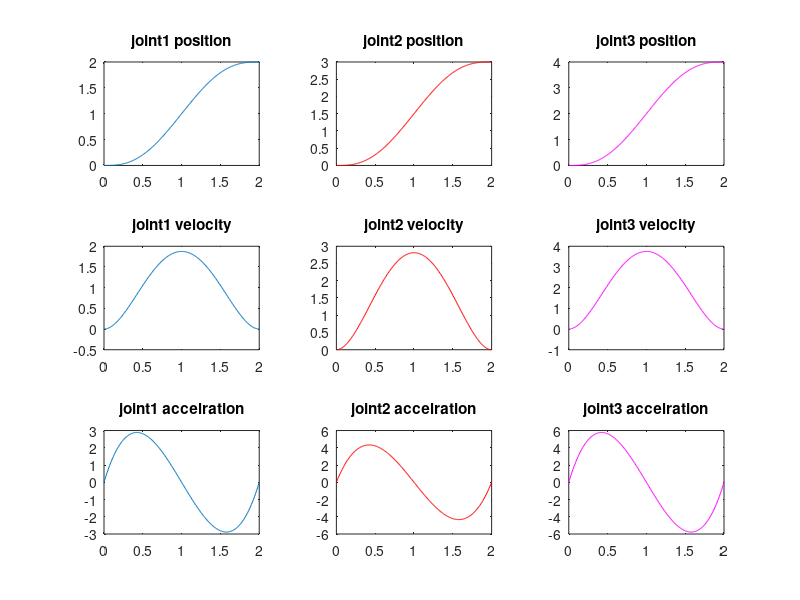

This figure's MATLAB source:
% ***************** Task(2) -- Joint trajectory (polynomial) ***************** %
% q(t) from q(0) = (0, 0, 0) to q(2) = (2, 3, 4) 
% null initial and final velocities and accelerations. (polynomial)
% **************************************************************************** %
clear


% 6 constrains so we have 5th order (quantitic)

%intial and final time
t0 = 0;
tf = 2;

% Initial joints angles
q0 = [0 0 0];
qf =[2 3 4];

% Initial velocities and accelerations
q0_dot = [0 0 0];
a0 = [0 0 0];
% Final velocities and accelerations
qf_dot = [0 0 0];
af = [0 0 0];

% Estanlishing our A matrix
A = [1 t0 t0^2 t0^3 t0^4 t0^5;
     0 1 2*t0 3*t0^2 4*t0^3 5*t0^4;
     0 0 2 6*t0 12*t0^2 20*t0^3;
     1 tf tf^2 tf^3 tf^4 tf^5;
     0 1 2*tf 3*tf^2 4*tf^3 5*tf^4;
     0 0 2 6*tf 12*tf^2 20*tf^3]
 
 
 %
 
 
 N=300;
 t = linspace(t0,tf,N);
 % of size 3 x 300
 joints_pos = zeros(3,N);
 joints_vel = zeros(3,N);
 joints_acc = zeros(3,N);

 for joint = 1:3
     
     % our B vector
     B = [q0(joint) q0_dot(joint) a0(joint) qf(joint) qf_dot(joint) af(joint)]';
 
     % Our X vector that holds poloynomial coffiecients
     X =A\B;
     
     
     % our position , velocity & accelration through time for the 3 joints
     joints_pos(joint,:) = X(1)+X(2).*t + X(3).*t.^2 + X(4).* t.^3+ X(5).*t.^4 + X(6).*t.^5;
     joints_vel(joint,:) = X(2) + 2*X(3).*t + 3*X(4).* t.^2+ 4*X(5).*t.^3 + 5*X(6).*t.^4;
     joints_acc(joint,:) = 2*X(3)+ X(4)*6.*t + X(5)*12.*t.^2 + X(6)* 20.*t.^3;
 end

 %% now plotting time
 
subplot(3,3,1)
plot(t,joints_pos(1,:))
title('joint1 position')

subplot(3,3,2)
plot(t,joints_pos(2,:),'r')
title('joint2 position')

subplot(3,3,3)
plot(t,joints_pos(3,:),'m')
title('joint3 position')

subplot(3,3,4)
plot(t,joints_vel(1,:))
title('joint1 velocity')

subplot(3,3,5)
plot(t,joints_vel(2,:),'r')
title('joint2 velocity')

subplot(3,3,6)
plot(t,joints_vel(3,:),'m')
title('joint3 velocity')

subplot(3,3,7)
plot(t,joints_acc(1,:))
title('joint1 accelration')

subplot(3,3,8)
plot(t,joints_acc(2,:),'r')
title('joint2 accelration')

subplot(3,3,9)
plot(t,joints_acc(3,:),'m')
title('joint3 accelration')


